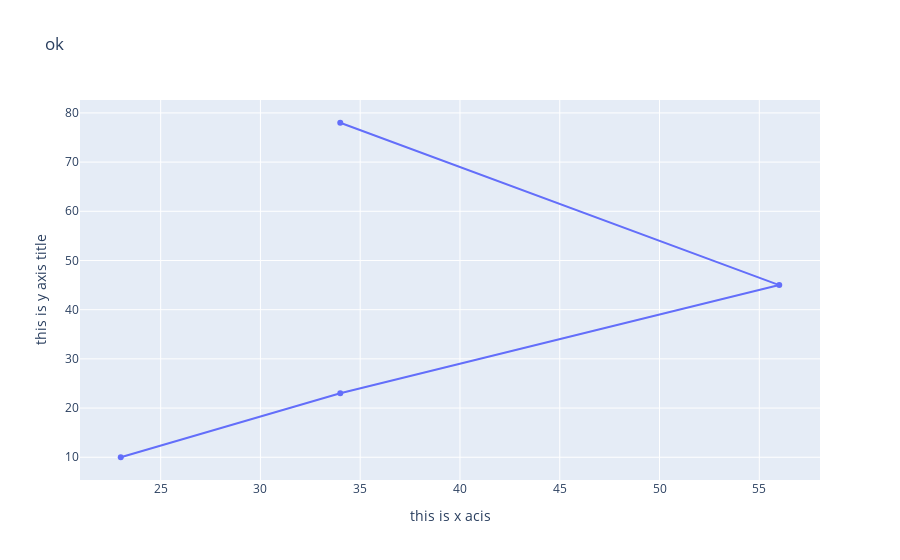

This figure's notebook cell:
### Code cell
xyz.update_layout(title = "ok", xaxis_title = "this is x acis", yaxis_title = "this is y axis title")

### Figure 1 — Plotly figure (JSON) as saved in the notebook; plotly's stock layout.template omitted (floating-point values rounded to 4 significant figures)
{"data": [{"hoverinfo": "x+y", "type": "scatter", "x": [34, 56, 34, 23], "y": [78, 45, 23, 10]}], "layout": {"autosize": true, "title": {"text": "ok"}, "xaxis": {"autorange": true, "range": [20.96, 58.04], "title": {"text": "this is x acis"}, "type": "linear"}, "yaxis": {"autorange": true, "range": [4.388, 83.61], "title": {"text": "this is y axis title"}, "type": "linear"}}}
